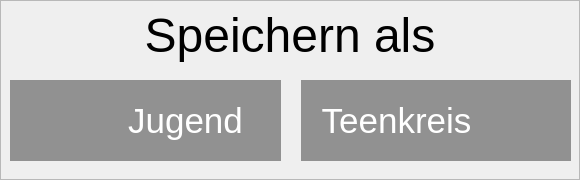
<?xml version="1.0" encoding="UTF-8"?>
<ui version="4.0">
 <class>MenueSpeichern</class>
 <widget class="QDialog" name="MenueSpeichern">
  <property name="geometry">
   <rect>
    <x>0</x>
    <y>0</y>
    <width>580</width>
    <height>180</height>
   </rect>
  </property>
  <property name="windowTitle">
   <string>MenueSpeichern</string>
  </property>
  <property name="modal">
   <bool>false</bool>
  </property>
  <widget class="QLabel" name="label_title">
   <property name="geometry">
    <rect>
     <x>0</x>
     <y>0</y>
     <width>580</width>
     <height>71</height>
    </rect>
   </property>
   <property name="font">
    <font>
     <pointsize>36</pointsize>
    </font>
   </property>
   <property name="styleSheet">
    <string notr="true">border:none;
color:black;</string>
   </property>
   <property name="text">
    <string>Speichern als</string>
   </property>
   <property name="alignment">
    <set>Qt::AlignCenter</set>
   </property>
  </widget>
  <widget class="QWidget" name="horizontalLayoutWidget">
   <property name="geometry">
    <rect>
     <x>10</x>
     <y>80</y>
     <width>561</width>
     <height>81</height>
    </rect>
   </property>
   <layout class="QHBoxLayout" name="horizontalLayout">
    <property name="spacing">
     <number>20</number>
    </property>
    <item>
     <widget class="QGroupBox" name="groupBox_youth">
      <property name="styleSheet">
       <string notr="true">background-color:rgba(0, 0, 0, 100);
border:none;</string>
      </property>
      <property name="title">
       <string/>
      </property>
      <property name="flat">
       <bool>true</bool>
      </property>
      <property name="checkable">
       <bool>false</bool>
      </property>
      <widget class="QFrame" name="frame_11">
       <property name="geometry">
        <rect>
         <x>10</x>
         <y>10</y>
         <width>61</width>
         <height>61</height>
        </rect>
       </property>
       <property name="styleSheet">
        <string notr="true">image:url(:/icons/jugend.png);
background-color:rgba(0,0,0,0);</string>
       </property>
       <property name="frameShape">
        <enum>QFrame::NoFrame</enum>
       </property>
       <property name="frameShadow">
        <enum>QFrame::Plain</enum>
       </property>
      </widget>
      <widget class="QLabel" name="label_youth">
       <property name="enabled">
        <bool>false</bool>
       </property>
       <property name="geometry">
        <rect>
         <x>90</x>
         <y>10</y>
         <width>171</width>
         <height>61</height>
        </rect>
       </property>
       <property name="palette">
        <palette>
         <active>
          <colorrole role="WindowText">
           <brush brushstyle="SolidPattern">
            <color alpha="255">
             <red>231</red>
             <green>231</green>
             <blue>231</blue>
            </color>
           </brush>
          </colorrole>
          <colorrole role="Button">
           <brush brushstyle="SolidPattern">
            <color alpha="0">
             <red>0</red>
             <green>0</green>
             <blue>0</blue>
            </color>
           </brush>
          </colorrole>
          <colorrole role="Text">
           <brush brushstyle="SolidPattern">
            <color alpha="255">
             <red>231</red>
             <green>231</green>
             <blue>231</blue>
            </color>
           </brush>
          </colorrole>
          <colorrole role="Base">
           <brush brushstyle="SolidPattern">
            <color alpha="0">
             <red>0</red>
             <green>0</green>
             <blue>0</blue>
            </color>
           </brush>
          </colorrole>
          <colorrole role="Window">
           <brush brushstyle="SolidPattern">
            <color alpha="0">
             <red>0</red>
             <green>0</green>
             <blue>0</blue>
            </color>
           </brush>
          </colorrole>
         </active>
         <inactive>
          <colorrole role="WindowText">
           <brush brushstyle="SolidPattern">
            <color alpha="255">
             <red>231</red>
             <green>231</green>
             <blue>231</blue>
            </color>
           </brush>
          </colorrole>
          <colorrole role="Button">
           <brush brushstyle="SolidPattern">
            <color alpha="0">
             <red>0</red>
             <green>0</green>
             <blue>0</blue>
            </color>
           </brush>
          </colorrole>
          <colorrole role="Text">
           <brush brushstyle="SolidPattern">
            <color alpha="255">
             <red>231</red>
             <green>231</green>
             <blue>231</blue>
            </color>
           </brush>
          </colorrole>
          <colorrole role="Base">
           <brush brushstyle="SolidPattern">
            <color alpha="0">
             <red>0</red>
             <green>0</green>
             <blue>0</blue>
            </color>
           </brush>
          </colorrole>
          <colorrole role="Window">
           <brush brushstyle="SolidPattern">
            <color alpha="0">
             <red>0</red>
             <green>0</green>
             <blue>0</blue>
            </color>
           </brush>
          </colorrole>
         </inactive>
         <disabled>
          <colorrole role="WindowText">
           <brush brushstyle="SolidPattern">
            <color alpha="255">
             <red>255</red>
             <green>255</green>
             <blue>255</blue>
            </color>
           </brush>
          </colorrole>
          <colorrole role="Button">
           <brush brushstyle="SolidPattern">
            <color alpha="0">
             <red>0</red>
             <green>0</green>
             <blue>0</blue>
            </color>
           </brush>
          </colorrole>
          <colorrole role="Text">
           <brush brushstyle="SolidPattern">
            <color alpha="255">
             <red>255</red>
             <green>255</green>
             <blue>255</blue>
            </color>
           </brush>
          </colorrole>
          <colorrole role="Base">
           <brush brushstyle="SolidPattern">
            <color alpha="0">
             <red>0</red>
             <green>0</green>
             <blue>0</blue>
            </color>
           </brush>
          </colorrole>
          <colorrole role="Window">
           <brush brushstyle="SolidPattern">
            <color alpha="0">
             <red>0</red>
             <green>0</green>
             <blue>0</blue>
            </color>
           </brush>
          </colorrole>
         </disabled>
        </palette>
       </property>
       <property name="font">
        <font>
         <family>Cantarell</family>
         <pointsize>26</pointsize>
        </font>
       </property>
       <property name="styleSheet">
        <string notr="true">background-color:rgba(0,0,0,0);</string>
       </property>
       <property name="text">
        <string>Jugend</string>
       </property>
       <property name="alignment">
        <set>Qt::AlignCenter</set>
       </property>
       <property name="margin">
        <number>1</number>
       </property>
      </widget>
      <widget class="QPushButton" name="pushButton_youth">
       <property name="geometry">
        <rect>
         <x>0</x>
         <y>0</y>
         <width>271</width>
         <height>81</height>
        </rect>
       </property>
       <property name="styleSheet">
        <string notr="true">background:transparent;</string>
       </property>
       <property name="text">
        <string/>
       </property>
      </widget>
     </widget>
    </item>
    <item>
     <widget class="QGroupBox" name="groupBox_teen">
      <property name="styleSheet">
       <string notr="true">background-color:rgba(0, 0, 0, 100);
border:none;</string>
      </property>
      <property name="title">
       <string/>
      </property>
      <property name="flat">
       <bool>true</bool>
      </property>
      <property name="checkable">
       <bool>false</bool>
      </property>
      <widget class="QFrame" name="frame_13">
       <property name="geometry">
        <rect>
         <x>200</x>
         <y>10</y>
         <width>61</width>
         <height>61</height>
        </rect>
       </property>
       <property name="styleSheet">
        <string notr="true">image:url(:/icons/teen_logo_small.png);
background-color:rgba(0,0,0,0);</string>
       </property>
       <property name="frameShape">
        <enum>QFrame::NoFrame</enum>
       </property>
       <property name="frameShadow">
        <enum>QFrame::Plain</enum>
       </property>
      </widget>
      <widget class="QLabel" name="label_teen_2">
       <property name="enabled">
        <bool>false</bool>
       </property>
       <property name="geometry">
        <rect>
         <x>10</x>
         <y>10</y>
         <width>171</width>
         <height>61</height>
        </rect>
       </property>
       <property name="palette">
        <palette>
         <active>
          <colorrole role="WindowText">
           <brush brushstyle="SolidPattern">
            <color alpha="255">
             <red>231</red>
             <green>231</green>
             <blue>231</blue>
            </color>
           </brush>
          </colorrole>
          <colorrole role="Button">
           <brush brushstyle="SolidPattern">
            <color alpha="0">
             <red>0</red>
             <green>0</green>
             <blue>0</blue>
            </color>
           </brush>
          </colorrole>
          <colorrole role="Text">
           <brush brushstyle="SolidPattern">
            <color alpha="255">
             <red>231</red>
             <green>231</green>
             <blue>231</blue>
            </color>
           </brush>
          </colorrole>
          <colorrole role="Base">
           <brush brushstyle="SolidPattern">
            <color alpha="0">
             <red>0</red>
             <green>0</green>
             <blue>0</blue>
            </color>
           </brush>
          </colorrole>
          <colorrole role="Window">
           <brush brushstyle="SolidPattern">
            <color alpha="0">
             <red>0</red>
             <green>0</green>
             <blue>0</blue>
            </color>
           </brush>
          </colorrole>
         </active>
         <inactive>
          <colorrole role="WindowText">
           <brush brushstyle="SolidPattern">
            <color alpha="255">
             <red>231</red>
             <green>231</green>
             <blue>231</blue>
            </color>
           </brush>
          </colorrole>
          <colorrole role="Button">
           <brush brushstyle="SolidPattern">
            <color alpha="0">
             <red>0</red>
             <green>0</green>
             <blue>0</blue>
            </color>
           </brush>
          </colorrole>
          <colorrole role="Text">
           <brush brushstyle="SolidPattern">
            <color alpha="255">
             <red>231</red>
             <green>231</green>
             <blue>231</blue>
            </color>
           </brush>
          </colorrole>
          <colorrole role="Base">
           <brush brushstyle="SolidPattern">
            <color alpha="0">
             <red>0</red>
             <green>0</green>
             <blue>0</blue>
            </color>
           </brush>
          </colorrole>
          <colorrole role="Window">
           <brush brushstyle="SolidPattern">
            <color alpha="0">
             <red>0</red>
             <green>0</green>
             <blue>0</blue>
            </color>
           </brush>
          </colorrole>
         </inactive>
         <disabled>
          <colorrole role="WindowText">
           <brush brushstyle="SolidPattern">
            <color alpha="255">
             <red>255</red>
             <green>255</green>
             <blue>255</blue>
            </color>
           </brush>
          </colorrole>
          <colorrole role="Button">
           <brush brushstyle="SolidPattern">
            <color alpha="0">
             <red>0</red>
             <green>0</green>
             <blue>0</blue>
            </color>
           </brush>
          </colorrole>
          <colorrole role="Text">
           <brush brushstyle="SolidPattern">
            <color alpha="255">
             <red>255</red>
             <green>255</green>
             <blue>255</blue>
            </color>
           </brush>
          </colorrole>
          <colorrole role="Base">
           <brush brushstyle="SolidPattern">
            <color alpha="0">
             <red>0</red>
             <green>0</green>
             <blue>0</blue>
            </color>
           </brush>
          </colorrole>
          <colorrole role="Window">
           <brush brushstyle="SolidPattern">
            <color alpha="0">
             <red>0</red>
             <green>0</green>
             <blue>0</blue>
            </color>
           </brush>
          </colorrole>
         </disabled>
        </palette>
       </property>
       <property name="font">
        <font>
         <family>Cantarell</family>
         <pointsize>26</pointsize>
        </font>
       </property>
       <property name="styleSheet">
        <string notr="true">background-color:rgba(0,0,0,0);</string>
       </property>
       <property name="text">
        <string>Teenkreis</string>
       </property>
       <property name="textFormat">
        <enum>Qt::PlainText</enum>
       </property>
       <property name="alignment">
        <set>Qt::AlignCenter</set>
       </property>
       <property name="margin">
        <number>0</number>
       </property>
      </widget>
      <widget class="QPushButton" name="pushButton_teen_2">
       <property name="geometry">
        <rect>
         <x>0</x>
         <y>0</y>
         <width>271</width>
         <height>81</height>
        </rect>
       </property>
       <property name="styleSheet">
        <string notr="true">background:transparent;</string>
       </property>
       <property name="text">
        <string/>
       </property>
      </widget>
     </widget>
    </item>
   </layout>
  </widget>
  <widget class="QPushButton" name="pushButton_back">
   <property name="geometry">
    <rect>
     <x>530</x>
     <y>10</y>
     <width>40</width>
     <height>40</height>
    </rect>
   </property>
   <property name="focusPolicy">
    <enum>Qt::NoFocus</enum>
   </property>
   <property name="text">
    <string/>
   </property>
   <property name="icon">
    <iconset resource="icons.qrc">
     <normaloff>:/icons/arrow_up_blk.png</normaloff>:/icons/arrow_up_blk.png</iconset>
   </property>
   <property name="iconSize">
    <size>
     <width>40</width>
     <height>40</height>
    </size>
   </property>
   <property name="flat">
    <bool>true</bool>
   </property>
  </widget>
  <widget class="QFrame" name="frame_background">
   <property name="geometry">
    <rect>
     <x>0</x>
     <y>0</y>
     <width>580</width>
     <height>180</height>
    </rect>
   </property>
   <property name="styleSheet">
    <string notr="true">background-image: url(:/img/menue_speichern.png);</string>
   </property>
   <property name="frameShape">
    <enum>QFrame::StyledPanel</enum>
   </property>
   <property name="frameShadow">
    <enum>QFrame::Raised</enum>
   </property>
  </widget>
  <zorder>frame_background</zorder>
  <zorder>label_title</zorder>
  <zorder>pushButton_teen_2</zorder>
  <zorder>horizontalLayoutWidget</zorder>
  <zorder>pushButton_back</zorder>
 </widget>
 <resources>
  <include location="icons.qrc"/>
 </resources>
 <connections/>
</ui>
